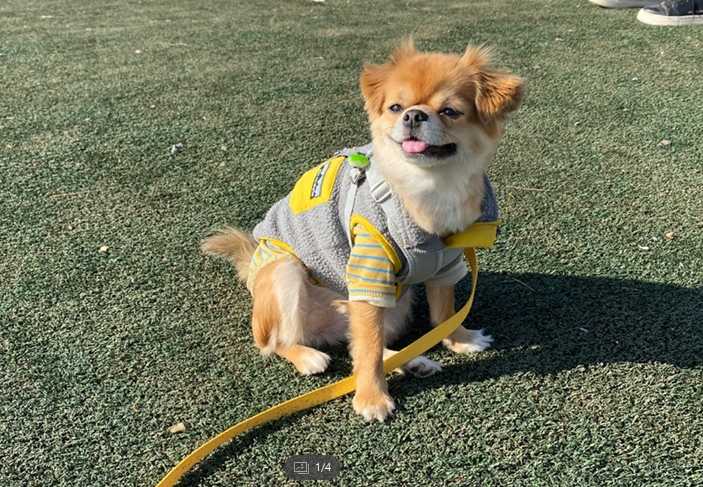
#> input picture opencv/nacho.png, 703 x 487 px
$ python 41_transformation_pyramid.py
#> lines starting #> are read from the running program, lines starting #| are printed output that depends on the picture; after the words box and inside, x2 and y2 are one past the last pixel; in counts of white or black regions, pixels touching at a corner belong together

################ 영상 다운 샘플링 #######################
## cv2.pyrDown(src, dst, dstsize, borderType)
# src : 입력영상
# dst : 출력영상
# dstsize : 출력영상 사이즈 , 설정하지 않는 경우 입력영상의 가로, 세로 1/2 크기로 설정됨(원본의 1/4)


import sys, cv2, numpy as np

src = cv2.imread("./nacho.png")
#> src is the input picture: shape (487, 703, 3); mean B, G, R 91, 117, 114.4

if src is None:
    print("failed")
    sys.exit()

# 강아지 얼굴 인식위한 사각형 그리기
rc = (350,50,150,150)
cpy = src.copy()
cv2.rectangle(cpy, rc, (0,0,255), 2)
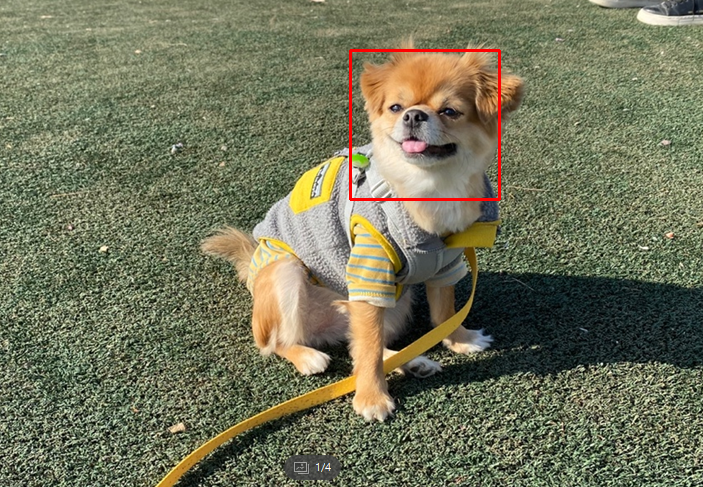
#> cpy: shape (487, 703, 3); 0.52% of pixels changed, all inside (x1, y1, x2, y2) = (349, 49, 501, 201)
cv2.imshow("src_origin", cpy)
cv2.waitKey()


for i in range(1,4):
    src = cv2.pyrDown(src)
    cpy = src.copy()

    cv2.rectangle(cpy, rc, (0,0,255), 2, shift = i)
    cv2.imshow("src_copy", cpy)
    cv2.waitKey()
    cv2.destroyAllWindows()
#> this loop made 3 passes
#> pass 1, `src = cv2.pyrDown(src)`:
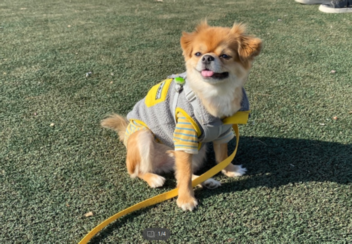
#> src: shape (244, 352, 3); mean B, G, R 91, 117, 114.4
#> pass 1, `cv2.imshow("src_copy", cpy)`:
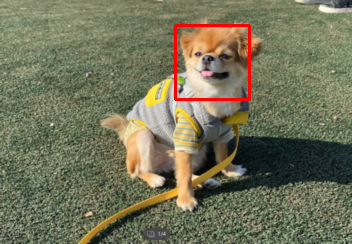
#> window 'src_copy': shape (244, 352, 3); mean B, G, R 89.8, 115.6, 115.5
#> pass 2, `src = cv2.pyrDown(src)`:
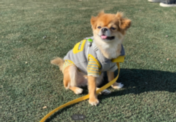
#> src: shape (122, 176, 3); mean B, G, R 91, 117.1, 114.5
#> pass 2, `cv2.imshow("src_copy", cpy)`:
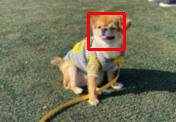
#> window 'src_copy': shape (122, 176, 3); mean B, G, R 88.9, 114.4, 116.7
#> after the loop:
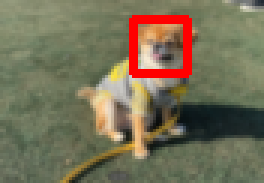
#> cpy: shape (61, 88, 3) (shown 3 times larger); mean B, G, R 86.9, 111.9, 119.1
#> after the loop:
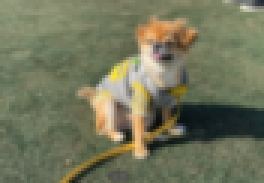
#> src: shape (61, 88, 3) (shown 3 times larger); mean B, G, R 91.2, 117.2, 114.6

cv2.destroyAllWindows()
